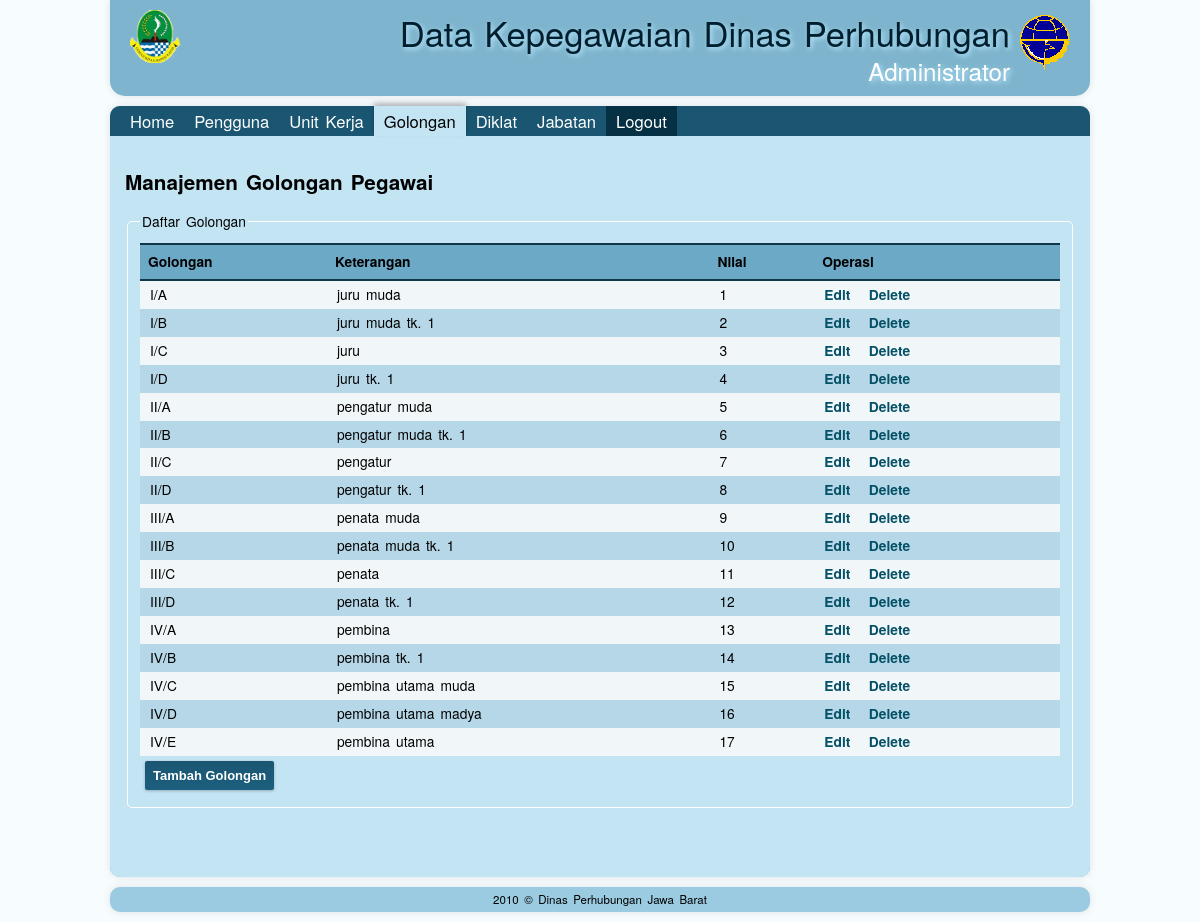
/admin/golongan.php (signed in), run on the app's committed database.
### tables this page shows
CREATE TABLE IF NOT EXISTS `golongan` (
  `id_golongan` bigint(20) unsigned NOT NULL AUTO_INCREMENT,
  `golongan` varchar(20) NOT NULL,
  `ket` varchar(25) NOT NULL,
  `nilai` int(11) NOT NULL,
  PRIMARY KEY (`id_golongan`),
  UNIQUE KEY `golongan` (`golongan`)
);

### lib/conn.php (called while the page is built, shortened)
<?php
function query($sql){
    $hasil=mysql_query($sql);
    $temp=array();
    while($row = mysql_fetch_assoc($hasil)){
        $temp[]=$row;
    }
    return $temp;
}

### lib/libstd.php (called while the page is built, shortened)
<?php
function getDaftarGolongan(){
    return query('SELECT * FROM golongan ORDER BY nilai');
}

### admin/golongan.php (the view, shortened to what this page needs)
<?php
require_once('../lib/conn.php');
$daftarGolongan=getDaftarGolongan();
?>
<!DOCTYPE html>
<html>
<head>
    <link type="text/css" href="../css/start/jquery-ui-1.8.2.custom.css" rel="stylesheet" />
    <link type="text/css" href="../css/gaya.css" rel="stylesheet" />
</head>
<body>
    <div id="wrapper">
        <div id="header">
            <img src="../img/jabar-small.png" />
            <img id="lgperhub" src="../img/perhubungan-small.png" />
            <p>Data Kepegawaian Dinas Perhubungan</p>
            <p class="desc">Administrator</p>
        </div>
        <div id="content">
            <div id="menu">
                <ul>
                    <li><a href="index.php">Home</a></li>
                    <li><a href="users.php">Pengguna</a></li>
                    <li><a href="unitkerja.php">Unit Kerja</a></li>
                    <li><div>Golongan</div></li>
                    <li><a href="diklat.php">Diklat</a></li>
                    <li><a href="jabatan.php">Jabatan</a></li>
                    <li><a href="../login.php?a=logout" id="logout">Logout</a></li>
                </ul>
            </div>
            <div id="isi">
                <h2>Manajemen Golongan Pegawai</h2>
                <form id="formeditgolongan" action="golongan.php" method="post">
                    <fieldset>
                    <legend>Daftar Golongan</legend>
                        <table id="daftargolongan">
                            <thead>
                                <tr><th>Golongan</th><th>Keterangan</th><th>Nilai</th><th>Operasi</th></tr>
                            </thead>
                            <tbody>
                                <?php foreach($daftarGolongan as $brs): ?>
                                <tr><td><?php echo $brs['golongan']; ?></td><td><?php echo $brs['ket']; ?></td><td><?php echo $brs['nilai']; ?></td><td><a href="?eid=<?php echo $brs['id_golongan']; ?>">Edit</a> &nbsp; <a href="?did=<?php echo $brs['id_golongan']; ?>">Delete</a></td></tr>
                                <?php endforeach;?>
                            </tbody>
                        </table>
                        <input type="button" value="Tambah Golongan" id="tambahgolongan" class="tombol" />
                        </fieldset>
                        <br/><br/><br/>
                </form>
            </div>
        </div>
        <div id="footer"> 2010 &copy; Dinas Perhubungan Jawa Barat </div>
    </div>
</body>
</html>

### css/gaya.css (style rules this page uses)
body { margin:0; padding:0; font-family:"Helvetica Neue",Arial,Helvetica,Verdana,sans-serif; font-size: 72%; background:#f7fcff; line-height:1.3; word-spacing:0.2em; }
#lgperhub { float:right !important; position:relative; margin:5px 10px !important; }
a { text-decoration:none; }
#header,#content,#footer { border-radius:10px; -moz-border-radius:10px; -webkit-border-radius:10px; -o-border-radius:10px; padding:5px; background:#7eb4cd; box-shadow: rgba(0,0,0, 0.1) 0px 0px 8px; -moz-box-shadow: rgba(0,0,0, 0.1) 0px 0px 8px; -webkit-box-shadow: rgba(0,0,0, 0.1) 0px 0px 8px; }
#wrapper { width:980px; margin:0 auto; }
#header { text-align:right; color:#001f2e; font-size:3em; padding:10px; text-shadow: 2px 2px 5px #bae9ff; -moz-border-radius-topleft: 0px; -moz-border-radius-topright: 0px; -moz-border-radius-bottomright: 15px; -moz-border-radius-bottomleft: 15px; -webkit-border-top-left-radius: 0px; -webkit-border-top-right-radius: 0px; -webkit-border-bottom-left-radius: 15px; -webkit-border-bottom-right-radius: 15px; }
#header p { margin:0; padding:0; }
#header p.desc { font-size:0.7em; color:#fff; #text-shadow: 1px 1px 4px #fff; }
#header img { margin:0 10px; padding:0; float:left; }
#content { margin:10px 0 0; font-size:1.2em; padding:0; }
#footer { text-align:center; margin:10px 0 10px; background:#9acbe1; }
#menu { height:30px; font-size:1.2em; background:#1a5672; padding-left:10px; -moz-border-radius-topleft: 10px; -moz-border-radius-topright: 10px; -moz-border-radius-bottomright: 0px; -moz-border-radius-bottomleft: 0px; -webkit-border-top-left-radius: 10px; -webkit-border-top-right-radius: 10px; -webkit-border-bottom-left-radius: 0px; -webkit-border-bottom-right-radius: 0px; }
#menu ul { list-style:none; padding:0; margin:0; }
#menu ul li { display:block; margin:0; float:left; }
#menu ul li a { color:white; display:block; height:30px; padding:5px 10px 0; margin:0; height:25px; }
#menu ul li div { height:30px; padding:5px 10px 0; margin:0; height:25px; color:black; background:#c3e4f3; box-shadow:0 -3px 5px rgba(0, 0, 0, 0.25); -moz-box-shadow:0 -3px 5px rgba(0, 0, 0, 0.25); -webkit-box-shadow:0 -3px 5px rgba(0, 0, 0, 0.25); }
#isi { min-height:300px; padding:15px; background:#c3e4f3; -moz-border-radius-topleft: 0px; -moz-border-radius-topright: 0px; -moz-border-radius-bottomright: 10px; -moz-border-radius-bottomleft: 10px; -webkit-border-top-left-radius: 0px; -webkit-border-top-right-radius: 0px; -webkit-border-bottom-left-radius: 10px; -webkit-border-bottom-right-radius: 10px; }
.tombol { background-color:#1a5672; background: -webkit-gradient(linear, left top, left bottom, from(#1a5672), to(#1c5f7e)); background: -moz-linear-gradient(top, #1a5672, #1c5f7e); color:white; padding:8px; border:0 none; margin:5px; border-radius:2px; -moz-border-radius:2px; -moz-box-shadow:0 1px 3px rgba(0, 0, 0, 0.25); -webkit-border-radius:2px; -webkit-box-shadow:0 1px 3px rgba(0, 0, 0, 0.25); cursor:pointer; font-weight:bold; width:auto; }
form { text-align:left; }
form input, form textarea { padding: 5px; border: solid 1px #E5E5E5; outline: 0; font: normal 13px/100% Verdana, Tahoma, sans-serif; background: -webkit-gradient(linear, left top, left 25, from(#FFFFFF), color-stop(4%, #EEEEEE), to(#FFFFFF)); background: -moz-linear-gradient(top, #FFFFFF, #EEEEEE 1px, #FFFFFF 25px); box-shadow: rgba(0,0,0, 0.1) 0px 0px 8px; -moz-box-shadow: rgba(0,0,0, 0.1) 0px 0px 8px; -webkit-box-shadow: rgba(0,0,0, 0.1) 0px 0px 8px; }
form fieldset { border:1px solid white; padding:12px; border-radius:5px; -moz-border-radius:5px; -webkit-border-radius:5px; -o-border-radius:5px; }
table { width:100%; background:#f1f7f9; padding:5px; border:none; border-collapse:collapse; }
table thead tr th { padding:8px; width:100%: margin:0; border-top:2px solid #103647; border-bottom:2px solid #103647; background:#6ca9c6; text-align:left; }
table td { padding:5px 10px; }
table a { color:#045066; font-weight:800; }
#logout { float:right; background:#063044; display:block; }

### data on the page
golongan: golongan "I/A", ket "juru muda", nilai "1"
golongan: golongan "I/B", ket "juru muda tk. 1", nilai "2"
golongan: golongan "I/C", ket "juru", nilai "3"
golongan: golongan "I/D", ket "juru tk. 1", nilai "4"
golongan: golongan "II/A", ket "pengatur muda", nilai "5"
golongan: golongan "II/B", ket "pengatur muda tk. 1", nilai "6"
golongan: golongan "II/C", ket "pengatur", nilai "7"
golongan: golongan "II/D", ket "pengatur tk. 1", nilai "8"
golongan: golongan "III/A", ket "penata muda", nilai "9"
golongan: golongan "III/B", ket "penata muda tk. 1", nilai "10"
golongan: golongan "III/C", ket "penata", nilai "11"
golongan: golongan "III/D", ket "penata tk. 1", nilai "12"
golongan: golongan "IV/A", ket "pembina", nilai "13"
golongan: golongan "IV/B", ket "pembina tk. 1", nilai "14"
golongan: golongan "IV/C", ket "pembina utama muda", nilai "15"
golongan: golongan "IV/D", ket "pembina utama madya", nilai "16"
golongan: golongan "IV/E", ket "pembina utama", nilai "17"
